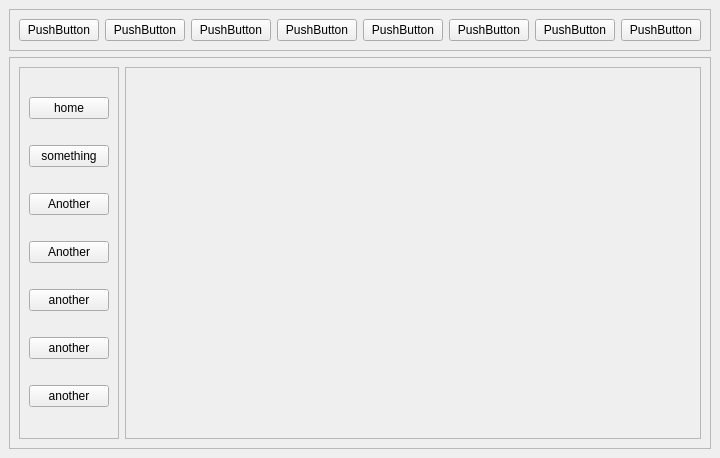
<?xml version="1.0" encoding="UTF-8"?>
<ui version="4.0">
 <class>MainWindow</class>
 <widget class="QMainWindow" name="MainWindow">
  <property name="geometry">
   <rect>
    <x>0</x>
    <y>0</y>
    <width>703</width>
    <height>458</height>
   </rect>
  </property>
  <property name="windowTitle">
   <string>MainWindow</string>
  </property>
  <widget class="QWidget" name="centralwidget">
   <layout class="QVBoxLayout" name="verticalLayout_2">
    <item>
     <widget class="QFrame" name="frame">
      <property name="frameShape">
       <enum>QFrame::StyledPanel</enum>
      </property>
      <property name="frameShadow">
       <enum>QFrame::Raised</enum>
      </property>
      <layout class="QHBoxLayout" name="horizontalLayout">
       <item>
        <widget class="QPushButton" name="btn_2">
         <property name="text">
          <string>PushButton</string>
         </property>
        </widget>
       </item>
       <item>
        <widget class="QPushButton" name="btn_3">
         <property name="text">
          <string>PushButton</string>
         </property>
        </widget>
       </item>
       <item>
        <widget class="QPushButton" name="btn">
         <property name="text">
          <string>PushButton</string>
         </property>
        </widget>
       </item>
       <item>
        <widget class="QPushButton" name="btn_4">
         <property name="text">
          <string>PushButton</string>
         </property>
        </widget>
       </item>
       <item>
        <widget class="QPushButton" name="btn_8">
         <property name="text">
          <string>PushButton</string>
         </property>
        </widget>
       </item>
       <item>
        <widget class="QPushButton" name="btn_7">
         <property name="text">
          <string>PushButton</string>
         </property>
        </widget>
       </item>
       <item>
        <widget class="QPushButton" name="btn_6">
         <property name="text">
          <string>PushButton</string>
         </property>
        </widget>
       </item>
       <item>
        <widget class="QPushButton" name="btn_5">
         <property name="text">
          <string>PushButton</string>
         </property>
        </widget>
       </item>
      </layout>
     </widget>
    </item>
    <item>
     <widget class="QFrame" name="sidebar">
      <property name="frameShape">
       <enum>QFrame::StyledPanel</enum>
      </property>
      <property name="frameShadow">
       <enum>QFrame::Raised</enum>
      </property>
      <layout class="QHBoxLayout" name="horizontalLayout_2">
       <item>
        <widget class="QFrame" name="sideNav">
         <property name="frameShape">
          <enum>QFrame::StyledPanel</enum>
         </property>
         <property name="frameShadow">
          <enum>QFrame::Raised</enum>
         </property>
         <layout class="QVBoxLayout" name="verticalLayout">
          <item>
           <widget class="QPushButton" name="pushButton">
            <property name="text">
             <string>home</string>
            </property>
           </widget>
          </item>
          <item>
           <widget class="QPushButton" name="pushButton_2">
            <property name="text">
             <string>something</string>
            </property>
           </widget>
          </item>
          <item>
           <widget class="QPushButton" name="pushButton_3">
            <property name="text">
             <string>Another</string>
            </property>
           </widget>
          </item>
          <item>
           <widget class="QPushButton" name="pushButton_4">
            <property name="text">
             <string>Another</string>
            </property>
           </widget>
          </item>
          <item>
           <widget class="QPushButton" name="pushButton_7">
            <property name="text">
             <string>another</string>
            </property>
           </widget>
          </item>
          <item>
           <widget class="QPushButton" name="pushButton_6">
            <property name="text">
             <string>another</string>
            </property>
           </widget>
          </item>
          <item>
           <widget class="QPushButton" name="pushButton_5">
            <property name="text">
             <string>another</string>
            </property>
           </widget>
          </item>
         </layout>
        </widget>
       </item>
       <item>
        <widget class="QFrame" name="Dashboard">
         <property name="frameShape">
          <enum>QFrame::StyledPanel</enum>
         </property>
         <property name="frameShadow">
          <enum>QFrame::Raised</enum>
         </property>
         <layout class="QGridLayout" name="gridLayout">
          <item row="0" column="0">
           <widget class="QStackedWidget" name="stackedWidget">
            <widget class="QWidget" name="page"/>
            <widget class="QWidget" name="page_2"/>
           </widget>
          </item>
         </layout>
        </widget>
       </item>
      </layout>
     </widget>
    </item>
   </layout>
  </widget>
 </widget>
 <resources/>
 <connections/>
</ui>
